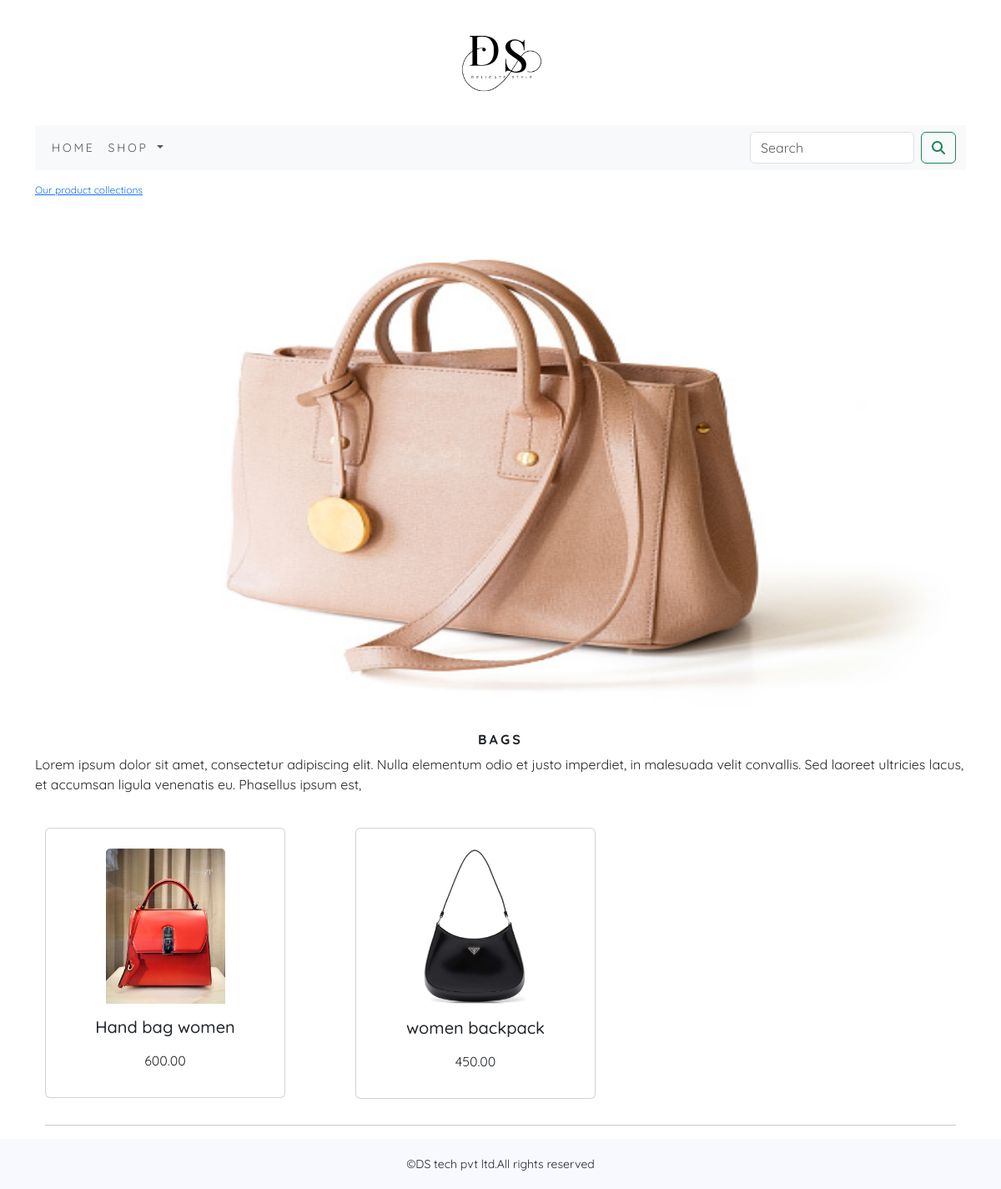
Page /ecoapp/bags/ on the committed database.
### ecoapp/models.py (models this page shows, shortened)
class Category(models.Model):
    name=models.CharField(max_length=250,unique=True)
    slug=models.SlugField(max_length=250,unique=True)
    description=models.TextField(blank=True)
    image=models.ImageField(upload_to='category',blank=True)
    class Meta:
        ordering=('name',)
        verbose_name='category'
        verbose_name_plural='categories'
    def get_url(self):
        return reverse('ecoapp:products_by_category',args=[self.slug])

class Product(models.Model):
        name = models.CharField(max_length=250, unique=True)
        slug = models.SlugField(max_length=250, unique=True)
        description = models.TextField(blank=True)
        price = models.DecimalField(max_digits=10, decimal_places=2)
        category = models.ForeignKey(Category, on_delete=models.CASCADE)
        image = models.ImageField(upload_to='product', blank=True)
        stock = models.IntegerField()
        available = models.BooleanField(default=True)
        created = models.DateTimeField(auto_now_add=True)
        updated = models.DateTimeField(auto_now=True)
        def get_url(self):
            return reverse('ecoapp:prodCatdetail',args=[self.category.slug,self.slug])
        class Meta:
            ordering = ('name',)
            verbose_name = 'product'
            verbose_name_plural = 'products'

### ecoapp/views.py (the view)
# urls.py: path('',views.allProdCat,name='allProdCat'),
def allProdCat(request,c_slug=None):
    c_page=None
    products_list=None
    if c_slug!=None:
        c_page=get_object_or_404(Category,slug=c_slug)
        products_list=Product.objects.all().filter(category=c_page,available=True)
    else:
        products_list = Product.objects.all().filter(available=True)
    paginator=Paginator(products_list,6)
    try:
        page=int(request.GET.get('page','1'))
    except:
        page=1
    try:
        products=paginator.page(page)
    except(EmptyPage,InvalidPage):
        products=paginator.page(paginator.num_pages)
    return  render(request,"category.html",{'category':c_page,'products':products})

### cart/context_processors.py (called while the page is built)
def counter(request):
    item_count=0
    if 'admin' in request.path:
        return {}
    else:
        try:
            cart=Cart.objects.filter(cart_id=_cart_id(request))
            cart_items=CartItem.objects.all().filter(cart=cart[:1])
            for cart_item in cart_items:
                item_count +=cart_item.quantity
        except Cart.DoesNotExist:
            item_count=0
    return dict(item_count=item_count)

### cart/views.py (called while the page is built)
def _cart_id(request):
    cart=request.session.session_key
    if not cart:
        cart=request.session.create()
    return cart

### ecoapp/context_processors.py (called while the page is built)
def menu_links(request):
    links=Category.objects.all()
    return dict(links=links)

### templates/category.html (shortened to what this page needs)
{% extends 'base.html' %}
{% load static %}
{% block content %}
{% if category %}
      <div>
          <div class="row my_row_class">
             <div class="mx_auto">
               <p><a href="{% url 'ecoapp:allProdCat' %}">Our product collections </a></p>
             </div>
          </div>
      </div>
{% endif %}
    <div class="mx_auto">
         {% if category %}
              <img class="my_image" src="{{ category.image.url }}" alt="{{ category.name }}" style="width:100%;height:600px;">
    </div>
    <br>
    <div>
        <h1 class="text-center my_title"><b>{{category.name}}</b></h1>
               <p class="text-justify">{{category.description}}</p>
    </div>
         {% endif %}<br>
    <div class="container">
        <div class="row mx_auto">
        {% for product in products.object_list%}
            <div class="my_bottom_margin col-9 col-sm-12 col-md-3 col-lg-4">
                <div class="card" style="width: 18rem;"><br>
                    <a href="{{product.get_url}}"><center><img class="card-img-top my_image" src="{{product.image.url}}" alt="{{product.name}}"> </center></a>
                   <div class="card-body">
                       <h5 class="card-title"><center>{{product.name}}</center></h5>
                       <p class="card-text"><center>{{product.price}}</center></p>
                   </div>
                 </div>
            </div>
        {% endfor %}
    </div>
        <div>
            <hr>
        </div>
    </div>
{% endblock %}

### static/css/custom.css (style rules this page uses)
body { font-family: 'Quicksand', sans-serif; }
.my_row_class { padding-top:15px; }
.my_row_class .mx_auto { color:#000; font-size:12px; }
.my_image { width:50%; height:auto; }
.my_title { font-size:16px; text-transform:uppercase; letter-spacing:.2em; }
.my_bottom_margin { margin-bottom:15px; }

### rows in the picture
Category: image (picture), name "BAGS", description "Lorem ipsum dolor sit amet, consectetur adipiscing elit. Nulla elementum odio et justo imperdiet, in malesuada velit convallis. Sed laoreet ultricies lacus, et accumsan ligula venenatis eu. Phasellus ipsum est,"
Product: image (picture), name "Hand bag women", price "600.00"
Product: image (picture), name "women backpack", price "450.00"
